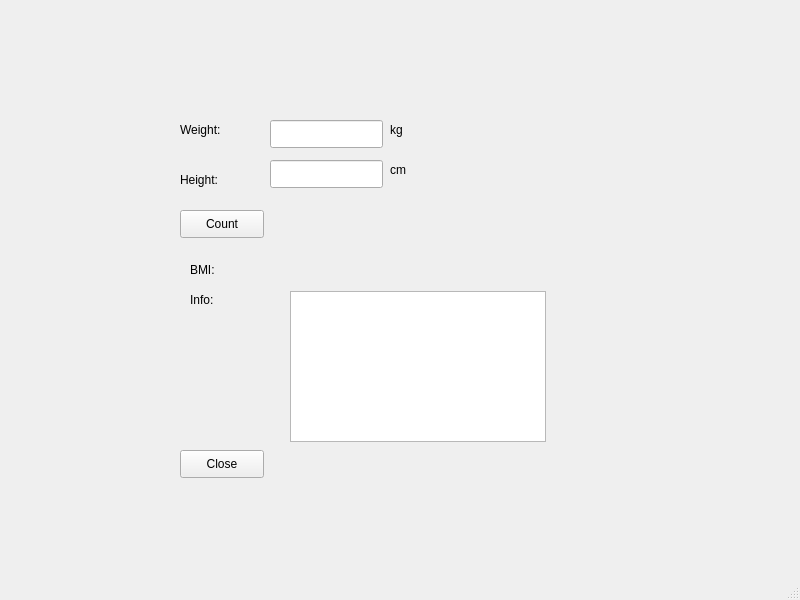
<?xml version="1.0" encoding="UTF-8"?>
<ui version="4.0">
 <class>MainWindow</class>
 <widget class="QMainWindow" name="MainWindow">
  <property name="geometry">
   <rect>
    <x>0</x>
    <y>0</y>
    <width>800</width>
    <height>600</height>
   </rect>
  </property>
  <property name="windowTitle">
   <string>MainWindow</string>
  </property>
  <widget class="QWidget" name="centralwidget">
   <widget class="QLineEdit" name="weightLineEdit">
    <property name="geometry">
     <rect>
      <x>270</x>
      <y>120</y>
      <width>113</width>
      <height>28</height>
     </rect>
    </property>
   </widget>
   <widget class="QLineEdit" name="heightLineEdit">
    <property name="geometry">
     <rect>
      <x>270</x>
      <y>160</y>
      <width>113</width>
      <height>28</height>
     </rect>
    </property>
   </widget>
   <widget class="QLabel" name="label">
    <property name="geometry">
     <rect>
      <x>390</x>
      <y>120</y>
      <width>63</width>
      <height>20</height>
     </rect>
    </property>
    <property name="text">
     <string>kg</string>
    </property>
   </widget>
   <widget class="QLabel" name="label_2">
    <property name="geometry">
     <rect>
      <x>390</x>
      <y>160</y>
      <width>63</width>
      <height>20</height>
     </rect>
    </property>
    <property name="text">
     <string>cm</string>
    </property>
   </widget>
   <widget class="QLabel" name="label_3">
    <property name="geometry">
     <rect>
      <x>180</x>
      <y>120</y>
      <width>63</width>
      <height>20</height>
     </rect>
    </property>
    <property name="text">
     <string>Weight:</string>
    </property>
   </widget>
   <widget class="QLabel" name="label_4">
    <property name="geometry">
     <rect>
      <x>180</x>
      <y>170</y>
      <width>63</width>
      <height>20</height>
     </rect>
    </property>
    <property name="text">
     <string>Height:</string>
    </property>
   </widget>
   <widget class="QPushButton" name="countButton">
    <property name="geometry">
     <rect>
      <x>180</x>
      <y>210</y>
      <width>84</width>
      <height>28</height>
     </rect>
    </property>
    <property name="text">
     <string>Count</string>
    </property>
   </widget>
   <widget class="QLabel" name="label_5">
    <property name="geometry">
     <rect>
      <x>190</x>
      <y>260</y>
      <width>63</width>
      <height>20</height>
     </rect>
    </property>
    <property name="text">
     <string>BMI:</string>
    </property>
   </widget>
   <widget class="QLabel" name="label_6">
    <property name="geometry">
     <rect>
      <x>190</x>
      <y>290</y>
      <width>63</width>
      <height>20</height>
     </rect>
    </property>
    <property name="text">
     <string>Info:</string>
    </property>
   </widget>
   <widget class="QTextBrowser" name="infoTextBrowser">
    <property name="geometry">
     <rect>
      <x>290</x>
      <y>291</y>
      <width>256</width>
      <height>151</height>
     </rect>
    </property>
   </widget>
   <widget class="QPushButton" name="closeButton">
    <property name="geometry">
     <rect>
      <x>180</x>
      <y>450</y>
      <width>84</width>
      <height>28</height>
     </rect>
    </property>
    <property name="text">
     <string>Close</string>
    </property>
   </widget>
   <widget class="QLabel" name="resultLabel">
    <property name="geometry">
     <rect>
      <x>290</x>
      <y>260</y>
      <width>241</width>
      <height>20</height>
     </rect>
    </property>
    <property name="text">
     <string/>
    </property>
   </widget>
  </widget>
  <widget class="QMenuBar" name="menubar">
   <property name="geometry">
    <rect>
     <x>0</x>
     <y>0</y>
     <width>800</width>
     <height>25</height>
    </rect>
   </property>
  </widget>
  <widget class="QStatusBar" name="statusbar"/>
 </widget>
 <resources/>
 <connections>
  <connection>
   <sender>closeButton</sender>
   <signal>clicked()</signal>
   <receiver>MainWindow</receiver>
   <slot>close()</slot>
   <hints>
    <hint type="sourcelabel">
     <x>221</x>
     <y>488</y>
    </hint>
    <hint type="destinationlabel">
     <x>399</x>
     <y>299</y>
    </hint>
   </hints>
  </connection>
 </connections>
</ui>
